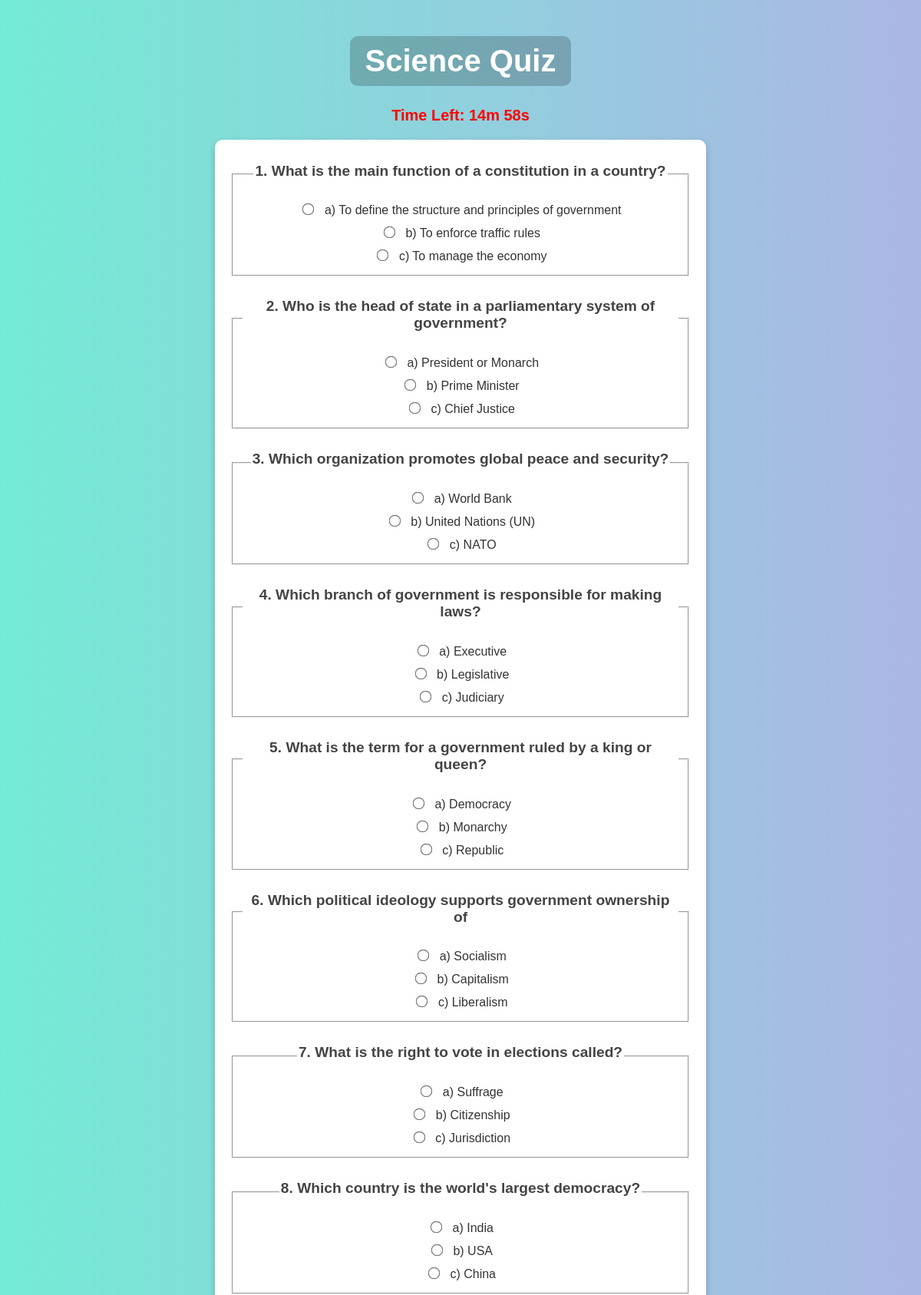
The app's page /politics (upper part) with its own data.
### myapp/models.py (models this page shows)
class Question(models.Model):
    text = models.TextField()
    page = models.CharField(max_length=100,null=True)  # Different quiz topics

class Option(models.Model):
    question = models.ForeignKey(Question, on_delete=models.CASCADE, related_name='options')
    text = models.CharField(max_length=255,null=True)
    is_correct = models.BooleanField(default=False)  # Marks the correct answer

### myapp/views.py (the view)
# urls.py: path('politics',views.politic,name='politics'),
def politic(request):
    questions = Question.objects.filter(page='politics')
    return render(request, 'politics.html', {'questions': questions})

### myapp/templates/politics.html (shortened to what this page needs)
{% load static %}
<!DOCTYPE html>
<html lang="en">
<head>
    <link rel="stylesheet" href="{% static 'eco.css' %}">
</head>
<body>
    <h1>Science Quiz</h1>
     <div id="timer" style="font-size: 20px; color: red; font-weight: bold;">
        Time Left: <span id="countdown"></span>
    </div>
    <form id="quiz-form" method="POST" action="{% url 'quiz_submission' %}">
        {% for question in questions %}
            <fieldset>
                <legend><h3>{{ question.text }}</h3></legend>
                {% for option in question.options.all %}
                    <label>
                        <input type="radio" name="question_{{ question.id }}" value="{{ option.id }}" required>
                        {{ option.text }}
                    </label><br>
                {% endfor %}
            </fieldset>
            <br>
        {% empty %}
            <p>No questions available for this quiz.</p>
        {% endfor %}
        <br>
    </form>
</body>
</html>

### myapp/static/eco.css (style rules this page uses)
body { font-family: Arial, sans-serif; background: linear-gradient(to right, #74ebd5, #acb6e5); color: #333; text-align: center; margin: 0; padding: 20px; animation: fadeIn 1.5s ease-in-out; }
h1 { font-size: 2.5rem; color: #fff; background: rgba(0, 0, 0, 0.2); display: inline-block; padding: 10px 20px; border-radius: 10px; animation: slideDown 1s ease-in-out; }
form { background: #ffffff; max-width: 600px; margin: 20px auto; padding: 20px; border-radius: 10px; box-shadow: 0px 4px 10px rgba(0, 0, 0, 0.2); animation: fadeInUp 1s ease-in-out; }
h3 { font-size: 1.2rem; color: #444; margin-top: 10px; }
input[type="radio"] { margin-right: 10px; transform: scale(1.2); cursor: pointer; }
label { display: inline-block; padding: 5px; transition: 0.3s; }

### records on screen
Question: text "1. What is the main function of a constitution in a country?"
Option: text "a) To define the structure and principles of government"
Option: text "b) To enforce traffic rules"
Option: text "c) To manage the economy"
Question: text "2. Who is the head of state in a parliamentary system of government?"
Option: text "a) President or Monarch"
Option: text "b) Prime Minister"
Option: text "c) Chief Justice"
Question: text "3. Which organization promotes global peace and security?"
Option: text "a) World Bank"
Option: text "b) United Nations (UN)"
Option: text "c) NATO"
Question: text "4. Which branch of government is responsible for making laws?"
Option: text "a) Executive"
Option: text "b) Legislative"
Option: text "c) Judiciary"
Question: text "5. What is the term for a government ruled by a king or queen?"
Option: text "a) Democracy"
Option: text "b) Monarchy"
Option: text "c) Republic"
Question: text "6. Which political ideology supports government ownership of"
Option: text "a) Socialism"
Option: text "b) Capitalism"
Option: text "c) Liberalism"
Question: text "7. What is the right to vote in elections called?"
Option: text "a) Suffrage"
Option: text "b) Citizenship"
Option: text "c) Jurisdiction"
Question: text "8. Which country is the world's largest democracy?"
Option: text "a) India"
Option: text "b) USA"
Option: text "c) China"
